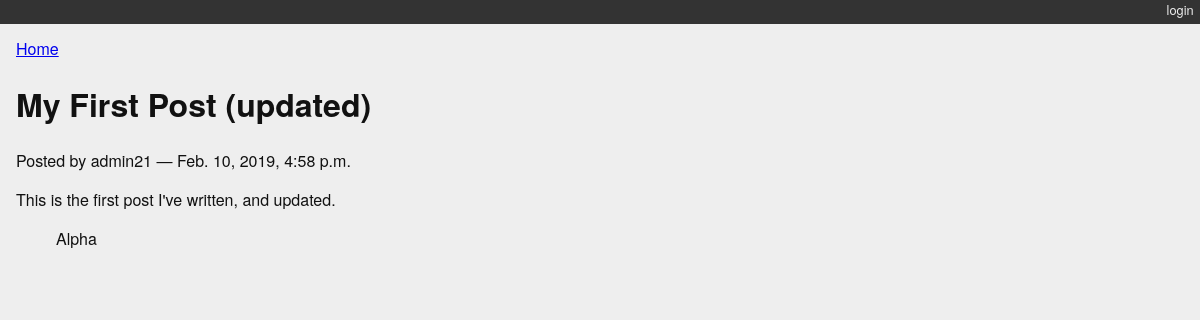
The app's page /posts/1/ with its own data.
### myblog/models.py (models this page shows)
class Post(models.Model):
    title = models.CharField(max_length=128)
    text = models.TextField(blank=True)
    author = models.ForeignKey(User, on_delete=models.CASCADE)
    created_date = models.DateTimeField(auto_now_add=True)
    modified_date = models.DateTimeField(auto_now=True)
    published_date = models.DateTimeField(blank=True, null=True)
    def __str__(self):
        return self.title

class Category(models.Model):
    name = models.CharField(max_length=128)
    description = models.TextField(blank=True)
    posts = models.ManyToManyField(Post, blank=True, related_name='categories')
    def __str__(self):
        return self.name
    class Meta:
        verbose_name_plural = 'Categories'

### myblog/views.py (the view)
# urls.py: path('posts/<int:post_id>/', detail_view, name="blog_detail"),
def detail_view(request, post_id):
    published = Post.objects.exclude(published_date__exact=None)
    try:
        post = published.get(pk=post_id)
    except Post.DoesNotExist:
        raise Http404
    context = {'post': post}
    return render(request, 'detail.html', context)

### myblog/templates/detail.html (shortened to what this page needs)
{% extends "base.html" %}
{% block content %}
<a class="backlink" href="/">Home</a>
<h1>{{ post }}</h1>
<p class="byline">
  Posted by {{ post.author.username }} &mdash; {{ post.published_date }}
</p>
<div class="post-body">
  {{ post.text }}
</div>
<ul class="categories">
  {% for category in post.categories.all %}
    <li>{{ category }}</li>
  {% endfor %}
</ul>
{% endblock %}

### myblog/static/django_blog.css (style rules this page uses)
body { background-color: #eee; color: #111; font-family: "HelveticaNeue-Light", "Helvetica Neue Light", "Helvetica Neue", Helvetica, Arial, "Lucida Grande", sans-serif; margin:0; padding:0; }
ul.categories { list-style: none; list-style-type: none; }
ul.categories li { display: inline; }

### records on screen
Post: title "My First Post (updated)", author.username "admin21", published_date "Feb. 10, 2019, 4:58 p.m.", text "This is the first post I've written, and updated."
Category: name "Alpha"
